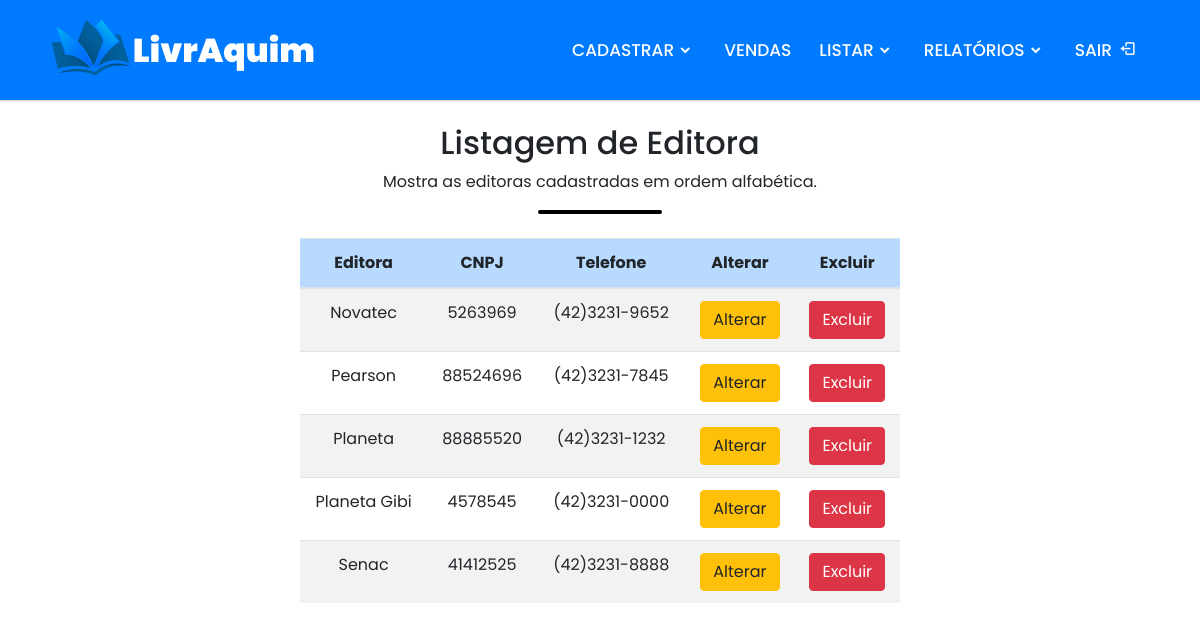
/view/listar_editora.php (signed in), run on the app's committed database.
### tables this page shows
CREATE TABLE editora(
id_editora INTEGER NOT NULL PRIMARY KEY AUTO_INCREMENT,
nome VARCHAR(255),
cnpj VARCHAR(255),
telefone VARCHAR(255));

### banco/Banco.php (called while the page is built, shortened)
<?php
class Banco extends PDO{
    public $conex;
    public function __construct(){
			$this->conex = new PDO('mysql:host=localhost;dbname=livraria',"root","",array(PDO::MYSQL_ATTR_INIT_COMMAND => "SET NAMES utf8"));
    }
    public function consultar($sql){
		$resultado=$this->conex->query($sql);
		$num_linhas=$resultado->rowCount();
		if($num_linhas==1){
			return $resultado->fetch(PDO::FETCH_ASSOC);
		}
		elseif($num_linhas>1){
			return $resultado;
		}
		else{
			return false;
		}
	}
}
?>

### controle/editora.php (called while the page is built, shortened)
<?php
    require_once  ("classes/Editora.php");
    function listar(){
        $editora = new Editora();
        $editora->listarEditora();
    }
?>

### controle/classes/Editora.php (the view, shortened to what this page needs)
<?php
  require_once('../banco/Banco.php');
  class Editora{
    public $banco;
    public function __construct(){
      $this->banco = new Banco();
    }
    public function listarEditora(){
      $sql = "SELECT*FROM editora ORDER BY nome";
      $resultado = $this->banco->consultar($sql);
      while($linha = $resultado->fetch(PDO::FETCH_ASSOC)){
        echo "<tr class='text-center'>
                <td>$linha[nome]</td>
                <td>$linha[cnpj]</td>
                <td>$linha[telefone]</td>
                <td><a href='../controle/editora.php?id_editora=$linha[id_editora]&op=a'><button class='btn btn-warning'>Alterar</button></a></td>
                <td><a href='../controle/editora.php?id_editora=$linha[id_editora]&op=d'><button class='btn btn-danger'>Excluir</button></a></td>
              </tr>";
      }
    }
  }
?>

### css/cabecalho.css (style rules this page uses)
* { margin: 0; padding: 0; box-sizing: border-box; font-family: 'Poppins', sans-serif; }

### data on the page
editora: nome "Novatec", cnpj "5263969", telefone "(42)3231-9652"
editora: nome "Pearson", cnpj "88524696", telefone "(42)3231-7845"
editora: nome "Planeta", cnpj "88885520", telefone "(42)3231-1232"
editora: nome "Planeta Gibi", cnpj "4578545", telefone "(42)3231-0000"
editora: nome "Senac", cnpj "41412525", telefone "(42)3231-8888"
